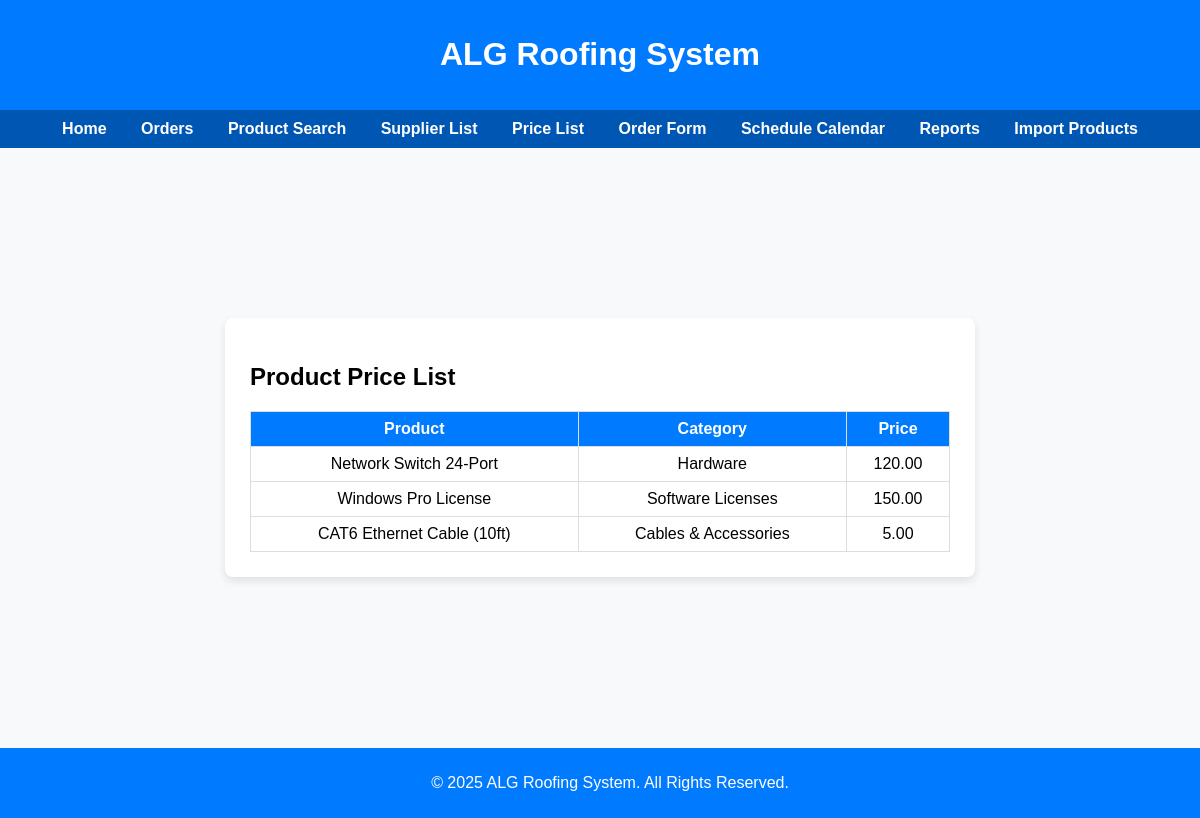
Page /price_list.php on the committed database.
### tables this page shows
CREATE TABLE `product` (
  `Product_id` int(11) NOT NULL,
  `Category_id` int(11) DEFAULT NULL,
  `Supplier_id` int(11) DEFAULT NULL,
  `Name` varchar(50) NOT NULL,
  `Description` text DEFAULT NULL,
  `Price` decimal(10,2) NOT NULL,
  `Stock` int(11) NOT NULL,
  `Reorder_Level` int(11) NOT NULL DEFAULT 10
);

CREATE TABLE `category` (
  `Category_id` int(11) NOT NULL,
  `Name` varchar(50) NOT NULL,
  `Description` text DEFAULT NULL
);

### price_list.php (the view, shortened to what this page needs)
<?php include("db.php"); ?>
<!DOCTYPE html>
<html lang="en">
<head>
</head>
<body>
    <header>
        <h1>ALG Roofing System</h1>
    </header>
    <nav>
        <a href="index.php">Home</a>
        <a href="orders.php">Orders</a>
        <a href="products.php">Product Search</a>
        <a href="supplier_list.php">Supplier List</a>
        <a href="price_list.php">Price List</a>
        <a href="orderform.php">Order Form</a>
        <a href="calendar.php">Schedule Calendar</a>
        <a href="reports.php">Reports</a>
        <a href="import_products.php">Import Products</a>
    </nav>
    <main>
        <div class="card">
            <h2>Product Price List</h2>
            <table>
                <tr><th>Product</th><th>Category</th><th>Price</th></tr>
                <?php
                $sql = "SELECT p.Name, c.Name AS Category, p.Price
                        FROM Product p
                        JOIN Category c ON p.Category_id = c.Category_id";
                $result = $conn->query($sql);
                if ($result->num_rows > 0) {
                    while($row = $result->fetch_assoc()) {
                        echo "<tr>
                                <td>".$row["Name"]."</td>
                                <td>".$row["Category"]."</td>
                                <td>".$row["Price"]."</td>
                              </tr>";
                    }
                } else {
                    echo "<tr><td colspan='3'>No products available.</td></tr>";
                }
                ?>
            </table>
        </div>
    </main>
    <footer>
        <p>&copy; 2025 ALG Roofing System. All Rights Reserved.</p>
    </footer>
</body>
</html>

### price_list.php (style rules this page uses)
body { margin:0; font-family:Arial,sans-serif; background:#f8f9fa; }
header { background:#007bff; color:white;padding:15px; text-align:center; }
nav { background:#0056b3; padding:10px; text-align:center; }
nav a { color:white; text-decoration:none; margin:0 15px; font-weight:bold; }
main { min-height:70vh; display:flex; justify-content:center; align-items:center; flex-direction:column; padding:20px; }
footer { background:#007bff; color:white; text-align:center; padding:10px; width:100%; }
.card { background:white; padding:25px; border-radius:8px; box-shadow:0px 4px 8px rgba(0,0,0,0.1); max-width:700px;width:90%; }
table { width:100%; border-collapse:collapse; margin-top:20px; }
th, td { border:1px solid #ddd; padding:8px; text-align:center; }
th { background:#007bff; color:white; }

### rows in the picture
product: Name "Network Switch 24-Port", Category.Name "Hardware", Price "120.00"
product: Name "Windows Pro License", Category.Name "Software Licenses", Price "150.00"
product: Name "CAT6 Ethernet Cable (10ft)", Category.Name "Cables & Accessories", Price "5.00"
